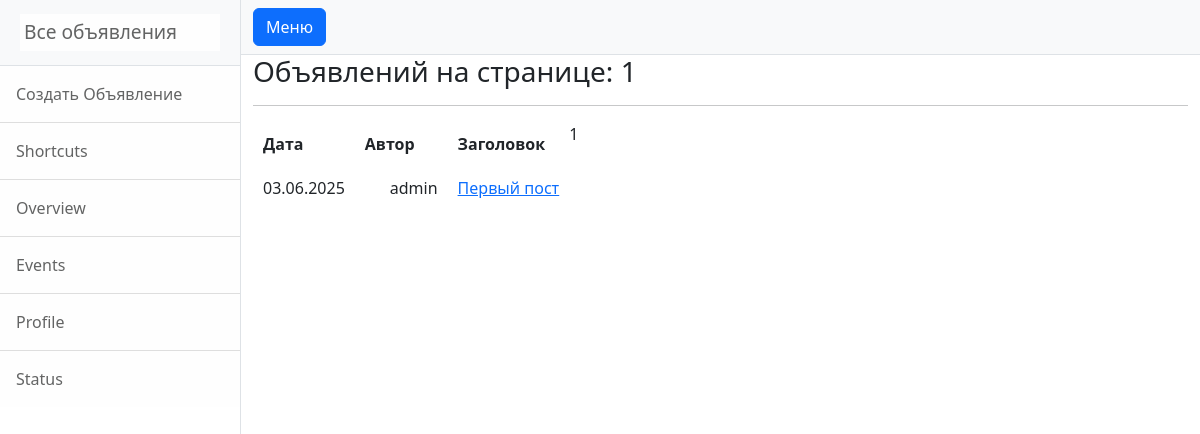
The app's page /posts/, older data.
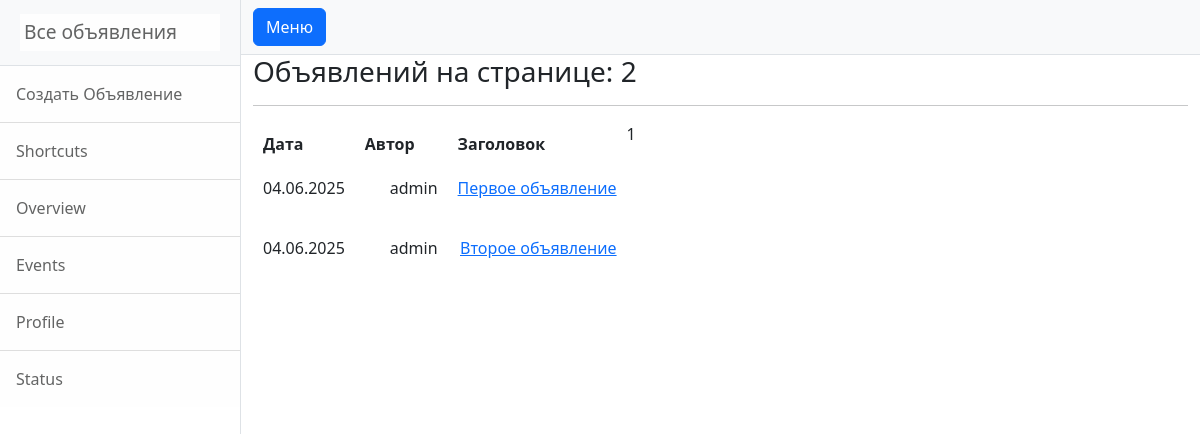
The same page, newer data.
### post/models.py (models this page shows, shortened)
class Post(models.Model):
    author = models.ForeignKey(User, on_delete=models.CASCADE)
    date = models.DateTimeField(auto_now=True)
    category = models.ManyToManyField(Category, through='PostCategory')
    title = models.CharField(max_length=100)
    text = RichTextUploadingField()
    def get_absolute_url(self):
        path = reverse('post_detail', args=[str(self.id)])
        return path

### post/views.py (the view)
# urls.py: path('', PostList.as_view(), name = 'post_list'),
class PostList(ListView):
    model = Post
    ordering = '-date'
    template_name = 'posts.html'
    context_object_name = 'posts'
    paginate_by = 10
    paginate_orphans = 2

### templates/post/posts.html (shortened to what this page needs)
{% extends 'flatpages/default.html' %}
{% block content %}
<h3>Объявлений на странице: {{ posts|length }}</h3>
<hr>
{% if posts %}
       <table align="left" cellpadding="10">
           <tr>
               <th>Дата</th>
               <th>Автор</th>
               <th>Заголовок</th>
           </tr>
           {% for post in posts %}
           <tr align="right" valign="top">
               <td>{{ post.date|date:'d.m.Y' }}</td>
               <td><p style="text-indent: 25px;" align="justify" >{{ post.author }} </p></td>
               <td><a href="{{ post.get_absolute_url }}">{{ post.title }}</a></td>
           </tr>
           {% endfor %}
       </table>
{% else %}
    <h3>Объявлений нет!</h3>
{% endif %}
{{ page_obj.number }}
{% endblock content %}

### templates/flatpages/default.html (shortened to what this page needs)
<!DOCTYPE html>
{% load static %}
<html lang="en">
    <head>
        <link href="{% static 'css/styles.css' %}" rel="stylesheet" />
    </head>
    <body>
        <div class="d-flex" id="wrapper">
            <div class="border-end bg-white" id="sidebar-wrapper">
                <div class="sidebar-heading border-bottom bg-light">
                    <a class="list-group-item list-group-item-action list-group-item-light p-1" href="/posts/">Все объявления</a>
                </div>
                <div class="list-group list-group-flush">
                    <a class="list-group-item list-group-item-action list-group-item-light p-3" href="/posts/create">Создать Объявление</a>
                    <a class="list-group-item list-group-item-action list-group-item-light p-3" href="#!">Shortcuts</a>
                    <a class="list-group-item list-group-item-action list-group-item-light p-3" href="#!">Overview</a>
                    <a class="list-group-item list-group-item-action list-group-item-light p-3" href="#!">Events</a>
                    <a class="list-group-item list-group-item-action list-group-item-light p-3" href="#!">Profile</a>
                    <a class="list-group-item list-group-item-action list-group-item-light p-3" href="#!">Status</a>
                </div>
            </div>
            <div id="page-content-wrapper">
                <nav class="navbar navbar-expand-lg navbar-light bg-light border-bottom">
                    <div class="container-fluid">
                        <button class="btn btn-primary" id="sidebarToggle">Меню</button>
                    </div>
                </nav>
                <div class="container-fluid">
                    {% block content %}{% endblock content %}
                </div>
            </div>
        </div>
    </body>
</html>

Row changes from the older to the newer data that the page shows:
changed Post: date "03.06.2025" → "04.06.2025"; title "Первый пост" → "Первое объявление"
added Post: date "04.06.2025", author "admin", title "Второе объявление"
Text that changed along with them:
{{ posts|length }}: "1" → "2"
